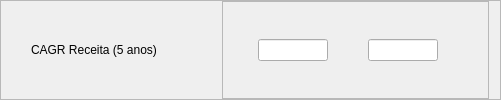
              <widget class="QFrame" name="fCAGRR">
               <property name="frameShape">
                <enum>QFrame::StyledPanel</enum>
               </property>
               <property name="frameShadow">
                <enum>QFrame::Raised</enum>
               </property>
               <layout class="QHBoxLayout" name="horizontalLayout_84">
                <property name="leftMargin">
                 <number>30</number>
                </property>
                <property name="topMargin">
                 <number>0</number>
                </property>
                <property name="bottomMargin">
                 <number>0</number>
                </property>
                <item>
                 <widget class="QLabel" name="label_54">
                  <property name="minimumSize">
                   <size>
                    <width>185</width>
                    <height>0</height>
                   </size>
                  </property>
                  <property name="maximumSize">
                   <size>
                    <width>185</width>
                    <height>150</height>
                   </size>
                  </property>
                  <property name="styleSheet">
                   <string notr="true">font: 14pt &quot;Segoe UI&quot;;</string>
                  </property>
                  <property name="text">
                   <string>CAGR Receita (5 anos)</string>
                  </property>
                  <property name="alignment">
                   <set>Qt::AlignLeading|Qt::AlignLeft|Qt::AlignVCenter</set>
                  </property>
                 </widget>
                </item>
                <item>
                 <widget class="QFrame" name="frame_67">
                  <property name="frameShape">
                   <enum>QFrame::StyledPanel</enum>
                  </property>
                  <property name="frameShadow">
                   <enum>QFrame::Raised</enum>
                  </property>
                  <layout class="QHBoxLayout" name="horizontalLayout_85">
                   <property name="spacing">
                    <number>0</number>
                   </property>
                   <property name="leftMargin">
                    <number>35</number>
                   </property>
                   <property name="topMargin">
                    <number>0</number>
                   </property>
                   <property name="rightMargin">
                    <number>50</number>
                   </property>
                   <property name="bottomMargin">
                    <number>0</number>
                   </property>
                   <item>
                    <widget class="QLineEdit" name="lineEdit_97">
                     <property name="maximumSize">
                      <size>
                       <width>70</width>
                       <height>16777215</height>
                      </size>
                     </property>
                    </widget>
                   </item>
                   <item>
                    <spacer name="horizontalSpacer_41">
                     <property name="orientation">
                      <enum>Qt::Horizontal</enum>
                     </property>
                     <property name="sizeType">
                      <enum>QSizePolicy::Expanding</enum>
                     </property>
                     <property name="sizeHint" stdset="0">
                      <size>
                       <width>40</width>
                       <height>20</height>
                      </size>
                     </property>
                    </spacer>
                   </item>
                   <item>
                    <widget class="QLineEdit" name="lineEdit_98">
                     <property name="maximumSize">
                      <size>
                       <width>70</width>
                       <height>16777215</height>
                      </size>
                     </property>
                    </widget>
                   </item>
                  </layout>
                 </widget>
                </item>
               </layout>
              </widget>
